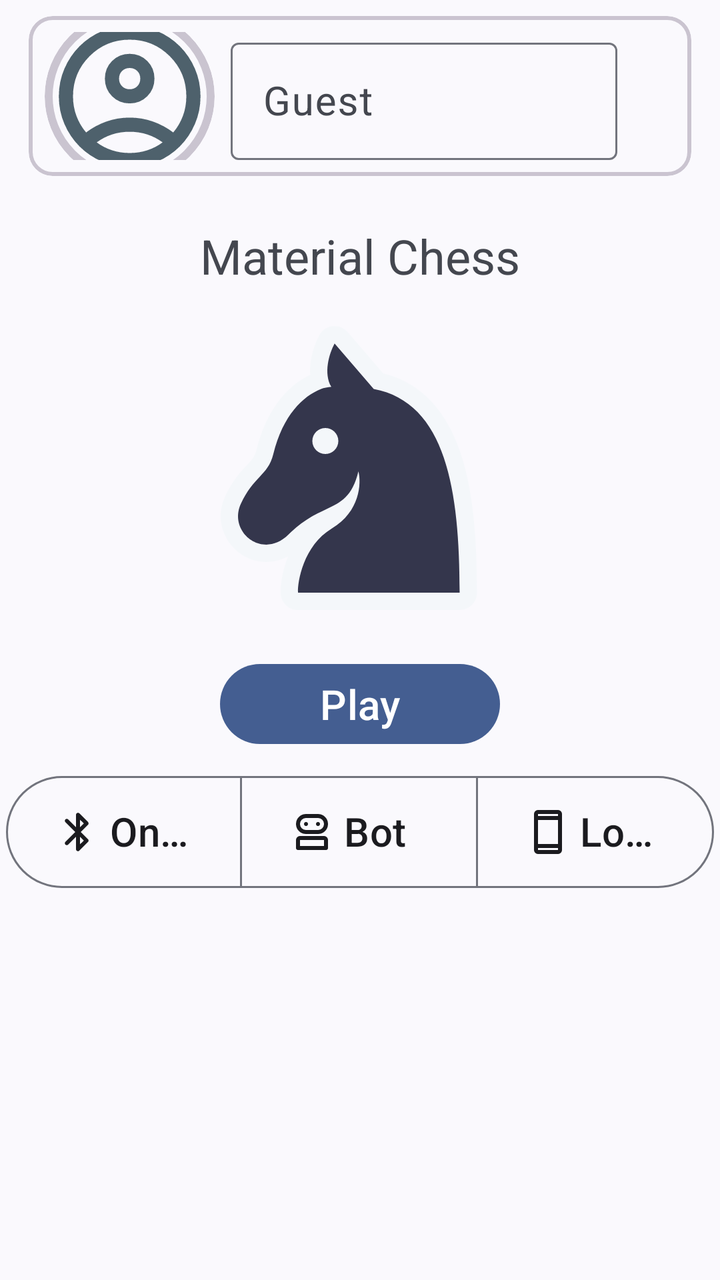
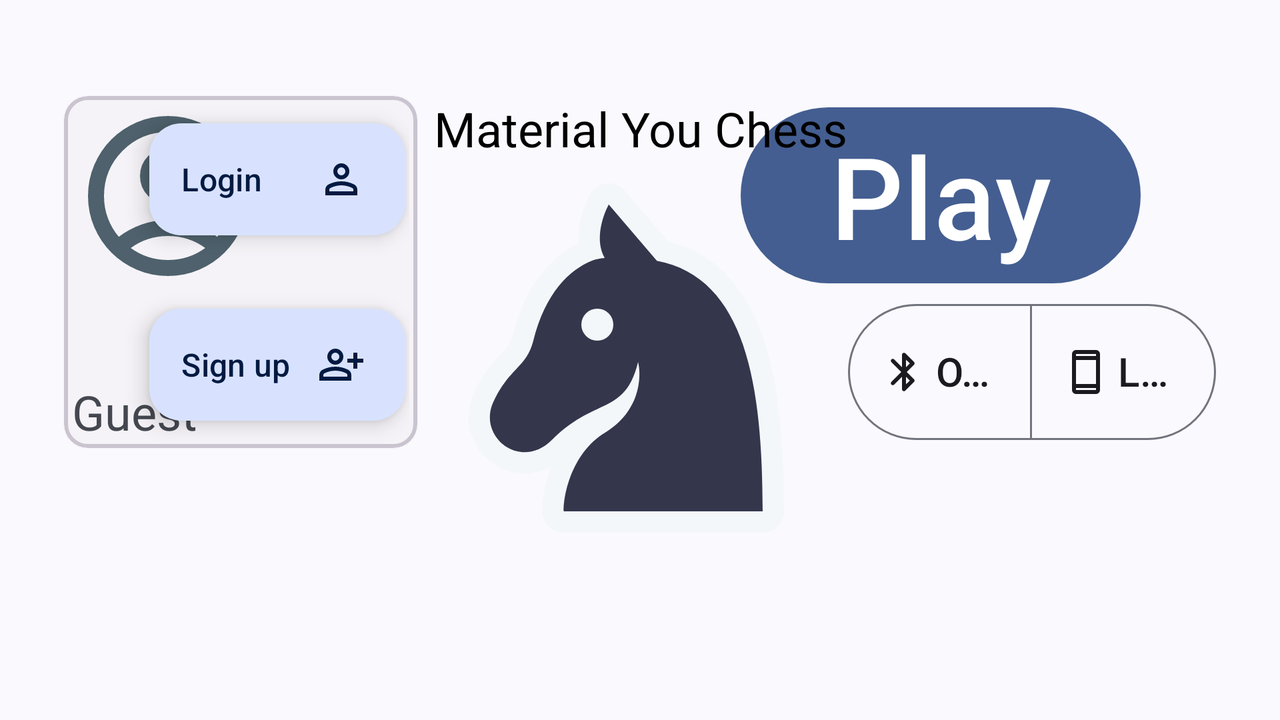

One screen, two layout resources from the same app: the default and the repository's alternative for another configuration. Each is rendered where Android would select it; the XML of both is given below.
<!-- AndroidManifest.xml: application theme Theme.Material3.DynamicColors.DayNight.NoActionBar -->
<!-- res/layout/main_activity.xml -->
<?xml version="1.0" encoding="utf-8"?>
<androidx.constraintlayout.widget.ConstraintLayout xmlns:android="http://schemas.android.com/apk/res/android"
    xmlns:app="http://schemas.android.com/apk/res-auto"
    xmlns:tools="http://schemas.android.com/tools"
    android:layout_width="match_parent"
    android:layout_height="match_parent">

    <com.google.android.material.card.MaterialCardView
        android:id="@+id/Header"
        android:layout_width="0dp"
        android:layout_height="0dp"
        android:layout_marginTop="8dp"
        android:layout_marginBottom="8dp"
        android:gravity="center_vertical"
        android:orientation="horizontal"
        app:layout_constraintBottom_toTopOf="@+id/guideline10"
        app:layout_constraintEnd_toStartOf="@+id/guideline3"
        app:layout_constraintStart_toStartOf="@+id/guideline2"
        app:layout_constraintTop_toTopOf="parent"
        app:strokeWidth="2dp">

        <LinearLayout
            android:layout_width="match_parent"
            android:layout_height="match_parent"
            android:layout_marginVertical="8dp"
            android:gravity="center_vertical"
            android:orientation="horizontal">

            <com.google.android.material.card.MaterialCardView
                android:id="@+id/MainProfilePicture"
                android:layout_width="85dp"
                android:layout_height="85dp"
                android:layout_marginHorizontal="8dp"
                android:layout_marginVertical="8dp"
                android:gravity="center"
                app:shapeAppearance="@style/ShapeAppearance.Material3.Corner.Full"
                app:strokeWidth="4dp">

                <androidx.constraintlayout.widget.ConstraintLayout
                    android:layout_width="match_parent"
                    android:layout_height="match_parent">

                    <com.google.android.material.imageview.ShapeableImageView
                        android:id="@+id/MainProfileImageView"
                        android:layout_width="match_parent"
                        android:layout_height="85dp"
                        app:layout_constraintBottom_toBottomOf="parent"
                        app:layout_constraintEnd_toEndOf="parent"
                        app:layout_constraintStart_toStartOf="parent"
                        app:layout_constraintTop_toTopOf="parent"
                        app:shapeAppearanceOverlay="@style/ShapeAppearance.Material3.Corner.Full"
                        app:srcCompat="@drawable/outline_account_circle_24" />


                </androidx.constraintlayout.widget.ConstraintLayout>
            </com.google.android.material.card.MaterialCardView>


            <androidx.constraintlayout.widget.ConstraintLayout
                android:layout_width="match_parent"
                android:layout_height="match_parent">

                <com.google.android.material.textfield.TextInputLayout
                    android:id="@+id/MainUsernameLayout"
                    android:layout_width="0dp"
                    android:layout_height="match_parent"
                    android:gravity="center_vertical"
                    android:hint="Guest"
                    app:errorEnabled="false"
                    app:layout_constraintBottom_toBottomOf="parent"
                    app:layout_constraintEnd_toStartOf="@+id/guideline17"
                    app:layout_constraintStart_toStartOf="parent"
                    app:layout_constraintTop_toTopOf="parent"
                    app:prefixText="Username">

                    <com.google.android.material.textfield.TextInputEditText
                        android:id="@+id/MainUsernameInput"
                        android:layout_width="match_parent"
                        android:layout_height="wrap_content"
                        android:inputType="textPersonName"
                        android:textSize="20sp" />

                </com.google.android.material.textfield.TextInputLayout>

                <androidx.constraintlayout.widget.Guideline
                    android:id="@+id/guideline17"
                    android:layout_width="wrap_content"
                    android:layout_height="wrap_content"
                    android:orientation="vertical"
                    app:layout_constraintGuide_percent="0.84" />
            </androidx.constraintlayout.widget.ConstraintLayout>

        </LinearLayout>
    </com.google.android.material.card.MaterialCardView>


    <com.google.android.material.button.MaterialButtonToggleGroup
        android:id="@+id/GameModeSelector"
        android:layout_width="0dp"
        android:layout_height="0dp"
        android:layout_marginHorizontal="2.85dp"
        app:layout_constraintBottom_toTopOf="@+id/guideline4"
        app:layout_constraintEnd_toEndOf="parent"
        app:layout_constraintHorizontal_bias="1.0"
        app:layout_constraintStart_toStartOf="parent"
        app:layout_constraintTop_toTopOf="@+id/guideline5"
        app:layout_constraintVertical_bias="0.0">

        <Button
            android:id="@+id/btnOnline"
            style="?attr/materialButtonOutlinedStyle"
            android:layout_width="match_parent"
            android:layout_height="match_parent"
            android:layout_weight="0.5"
            android:elegantTextHeight="true"
            android:text="Online"
            android:textAlignment="textStart"
            android:textSize="20sp"
            app:icon="@drawable/rounded_bluetooth_24"
            app:iconSize="24dp" />

        <Button
            android:id="@+id/btnBot"
            style="?attr/materialButtonOutlinedStyle"
            android:layout_width="match_parent"
            android:layout_height="match_parent"
            android:layout_weight="0.5"
            android:elegantTextHeight="true"
            android:text="Bot"
            android:textAlignment="textStart"
            android:textSize="20sp"
            app:icon="@drawable/rounded_robot_2_24"
            app:iconSize="24dp" />

        <Button
            android:id="@+id/btnLocal"
            style="?attr/materialButtonOutlinedStyle"
            android:layout_width="match_parent"
            android:layout_height="match_parent"
            android:layout_weight="0.5"
            android:elegantTextHeight="true"
            android:text="Local"
            android:textAlignment="textStart"
            android:textSize="20sp"
            app:icon="@drawable/rounded_smartphone_24"
            app:iconSize="24dp" />

    </com.google.android.material.button.MaterialButtonToggleGroup>

    <Button
        android:id="@+id/btnStartGame"
        android:layout_width="0dp"
        android:layout_height="0dp"
        android:layout_marginStart="8dp"
        android:layout_marginTop="8dp"
        android:layout_marginEnd="8dp"
        android:layout_marginBottom="8dp"
        android:autoSizeTextType="uniform"
        android:text="Play"
        app:layout_constraintBottom_toTopOf="@+id/guideline5"
        app:layout_constraintEnd_toEndOf="@+id/mChessLogo"
        app:layout_constraintStart_toStartOf="@+id/mChessLogo"
        app:layout_constraintTop_toTopOf="@+id/guideline"
        app:layout_constraintVertical_bias="0.2" />

    <androidx.constraintlayout.widget.Guideline
        android:id="@+id/guideline"
        android:layout_width="wrap_content"
        android:layout_height="wrap_content"
        android:orientation="horizontal"
        app:layout_constraintEnd_toEndOf="parent"
        app:layout_constraintGuide_percent="0.5"
        app:layout_constraintStart_toStartOf="parent" />

    <androidx.constraintlayout.widget.Guideline
        android:id="@+id/guideline5"
        android:layout_width="wrap_content"
        android:layout_height="wrap_content"
        android:orientation="horizontal"
        app:layout_constraintEnd_toEndOf="parent"
        app:layout_constraintGuide_percent="0.6"
        app:layout_constraintStart_toStartOf="parent" />

    <androidx.constraintlayout.widget.Guideline
        android:id="@+id/guideline4"
        android:layout_width="wrap_content"
        android:layout_height="wrap_content"
        android:orientation="horizontal"
        app:layout_constraintEnd_toEndOf="parent"
        app:layout_constraintGuide_percent="0.7"
        app:layout_constraintStart_toStartOf="parent" />

    <androidx.constraintlayout.widget.Guideline
        android:id="@+id/guideline2"
        android:layout_width="wrap_content"
        android:layout_height="wrap_content"
        android:orientation="vertical"
        app:layout_constraintGuide_percent="0.04" />

    <androidx.constraintlayout.widget.Guideline
        android:id="@+id/guideline3"
        android:layout_width="wrap_content"
        android:layout_height="wrap_content"
        android:orientation="vertical"
        app:layout_constraintGuide_percent="0.96" />

    <androidx.constraintlayout.widget.Guideline
        android:id="@+id/guideline10"
        android:layout_width="wrap_content"
        android:layout_height="wrap_content"
        android:orientation="horizontal"
        app:layout_constraintGuide_percent="0.15" />

    <androidx.constraintlayout.widget.Guideline
        android:id="@+id/guideline16"
        android:layout_width="wrap_content"
        android:layout_height="wrap_content"
        android:orientation="horizontal"
        app:layout_constraintGuide_percent="0.25" />

    <ImageView
        android:id="@+id/mChessLogo"
        android:layout_width="0dp"
        android:layout_height="0dp"
        android:layout_marginStart="48dp"
        android:layout_marginEnd="48dp"
        app:layout_constraintBottom_toTopOf="@+id/guideline"
        app:layout_constraintEnd_toStartOf="@+id/guideline13"
        app:layout_constraintStart_toStartOf="@+id/guideline12"
        app:layout_constraintTop_toTopOf="@+id/guideline16"
        app:srcCompat="@drawable/knight_black" />

    <androidx.constraintlayout.widget.Guideline
        android:id="@+id/guideline12"
        android:layout_width="wrap_content"
        android:layout_height="wrap_content"
        android:orientation="vertical"
        app:layout_constraintGuide_percent="0.15" />

    <androidx.constraintlayout.widget.Guideline
        android:id="@+id/guideline13"
        android:layout_width="wrap_content"
        android:layout_height="wrap_content"
        android:orientation="vertical"
        app:layout_constraintGuide_percent="0.85" />

    <TextView
        android:id="@+id/mTitle"
        android:layout_width="0dp"
        android:layout_height="0dp"
        android:layout_marginStart="32dp"
        android:layout_marginTop="8dp"
        android:layout_marginEnd="32dp"
        android:layout_marginBottom="8dp"
        android:gravity="center"
        android:text="Material Chess"
        android:textSize="24sp"
        app:layout_constraintBottom_toTopOf="@+id/guideline16"
        app:layout_constraintEnd_toStartOf="@+id/guideline13"
        app:layout_constraintStart_toStartOf="@+id/guideline12"
        app:layout_constraintTop_toTopOf="@+id/guideline10" />

</androidx.constraintlayout.widget.ConstraintLayout>
<!-- resources referenced by this layout -->
<resources>
  <!-- drawable rounded_bluetooth_24 (drawable) -->
  <vector xmlns:android="http://schemas.android.com/apk/res/android" android:height="24dp" android:tint="@color/material_dynamic_secondary40" android:viewportHeight="960" android:viewportWidth="960" android:width="24dp">
        
      <path android:fillColor="@android:color/white" android:pathData="M440,823L440,576L284,732Q273,743 256,743Q239,743 228,732Q217,721 217,704Q217,687 228,676L424,480L228,284Q217,273 217,256Q217,239 228,228Q239,217 256,217Q273,217 284,228L440,384L440,137Q440,119 452,107.5Q464,96 480,96Q488,96 495,99Q502,102 508,108L680,280Q686,286 688.5,293Q691,300 691,308Q691,316 688.5,323Q686,330 680,336L536,480L680,624Q686,630 688.5,637Q691,644 691,652Q691,660 688.5,667Q686,674 680,680L508,852Q502,858 495,861Q488,864 480,864Q464,864 452,852.5Q440,841 440,823ZM520,384L596,308L520,234L520,384ZM520,726L596,652L520,576L520,726Z"/>
      
  </vector>
  <!-- drawable rounded_robot_2_24 (drawable) -->
  <vector xmlns:android="http://schemas.android.com/apk/res/android" android:height="24dp" android:tint="@color/material_dynamic_secondary40" android:viewportHeight="960" android:viewportWidth="960" android:width="24dp">
        
      <path android:fillColor="@android:color/white" android:pathData="M200,840Q183,840 171.5,828.5Q160,817 160,800L160,640Q160,607 183.5,583.5Q207,560 240,560L720,560Q753,560 776.5,583.5Q800,607 800,640L800,800Q800,817 788.5,828.5Q777,840 760,840L200,840ZM360,520Q277,520 218.5,461.5Q160,403 160,320Q160,237 218.5,178.5Q277,120 360,120L600,120Q683,120 741.5,178.5Q800,237 800,320Q800,403 741.5,461.5Q683,520 600,520L360,520ZM240,760L720,760L720,640Q720,640 720,640Q720,640 720,640L240,640Q240,640 240,640Q240,640 240,640L240,760ZM360,440L600,440Q650,440 685,405Q720,370 720,320Q720,270 685,235Q650,200 600,200L360,200Q310,200 275,235Q240,270 240,320Q240,370 275,405Q310,440 360,440ZM360,360Q377,360 388.5,348.5Q400,337 400,320Q400,303 388.5,291.5Q377,280 360,280Q343,280 331.5,291.5Q320,303 320,320Q320,337 331.5,348.5Q343,360 360,360ZM600,360Q617,360 628.5,348.5Q640,337 640,320Q640,303 628.5,291.5Q617,280 600,280Q583,280 571.5,291.5Q560,303 560,320Q560,337 571.5,348.5Q583,360 600,360ZM480,760L480,760Q480,760 480,760Q480,760 480,760L480,760Q480,760 480,760Q480,760 480,760L480,760ZM480,320Q480,320 480,320Q480,320 480,320Q480,320 480,320Q480,320 480,320L480,320Q480,320 480,320Q480,320 480,320Q480,320 480,320Q480,320 480,320Z"/>
      
  </vector>
  <!-- drawable rounded_smartphone_24 (drawable) -->
  <vector xmlns:android="http://schemas.android.com/apk/res/android"
      android:width="24dp"
      android:height="24dp"
      android:tint="@color/material_dynamic_secondary40"
      android:viewportWidth="960"
      android:viewportHeight="960">
  
      <path
          android:fillColor="@android:color/white"
          android:pathData="M280,920Q247,920 223.5,896.5Q200,873 200,840L200,120Q200,87 223.5,63.5Q247,40 280,40L680,40Q713,40 736.5,63.5Q760,87 760,120L760,840Q760,873 736.5,896.5Q713,920 680,920L280,920ZM280,800L280,840Q280,840 280,840Q280,840 280,840L680,840Q680,840 680,840Q680,840 680,840L680,800L280,800ZM280,720L680,720L680,240L280,240L280,720ZM280,160L680,160L680,120Q680,120 680,120Q680,120 680,120L280,120Q280,120 280,120Q280,120 280,120L280,160ZM280,160L280,120Q280,120 280,120Q280,120 280,120L280,120Q280,120 280,120Q280,120 280,120L280,160ZM280,800L280,800L280,840Q280,840 280,840Q280,840 280,840L280,840Q280,840 280,840Q280,840 280,840L280,800Z" />
  
  </vector>
</resources>
<!-- res/layout-land/main_activity.xml (the repository's variant of the layout above) -->
<!-- drawn on the phone turned sideways -->
<?xml version="1.0" encoding="utf-8"?>
<androidx.constraintlayout.widget.ConstraintLayout xmlns:android="http://schemas.android.com/apk/res/android"
    xmlns:app="http://schemas.android.com/apk/res-auto"
    xmlns:tools="http://schemas.android.com/tools"
    android:layout_width="match_parent"
    android:layout_height="match_parent">

    <androidx.constraintlayout.widget.Guideline
        android:id="@+id/displayTop_MA"
        android:layout_width="wrap_content"
        android:layout_height="wrap_content"
        android:orientation="horizontal"
        app:layout_constraintGuide_begin="48dp" />

    <androidx.constraintlayout.widget.Guideline
        android:id="@+id/displayBottom_MA"
        android:layout_width="wrap_content"
        android:layout_height="wrap_content"
        android:orientation="horizontal"
        app:layout_constraintGuide_end="48dp" />

    <androidx.constraintlayout.widget.Guideline
        android:id="@+id/displayStart_MA"
        android:layout_width="wrap_content"
        android:layout_height="wrap_content"
        android:orientation="vertical"
        app:layout_constraintGuide_begin="24dp" />

    <androidx.constraintlayout.widget.Guideline
        android:id="@+id/displayEnd_MA"
        android:layout_width="wrap_content"
        android:layout_height="wrap_content"
        android:orientation="vertical"
        app:layout_constraintGuide_end="24dp" />

    <com.google.android.material.card.MaterialCardView
        android:id="@+id/UserCardView"
        style="@style/Widget.Material3.CardView.Elevated"
        android:layout_width="0dp"
        android:layout_height="0dp"
        android:layout_marginStart="8dp"
        android:layout_marginEnd="8dp"
        android:gravity="center_vertical"
        android:orientation="horizontal"
        app:layout_constraintBottom_toTopOf="@+id/guideline4"
        app:layout_constraintEnd_toStartOf="@+id/mTitlePart"
        app:layout_constraintStart_toStartOf="@+id/displayStart_MA"
        app:layout_constraintTop_toTopOf="@+id/displayTop_MA"
        app:strokeWidth="2dp">

        <androidx.constraintlayout.widget.ConstraintLayout
            android:layout_width="match_parent"
            android:layout_height="match_parent"
            android:paddingHorizontal="4dp"
            android:paddingVertical="2dp">

            <com.google.android.material.progressindicator.CircularProgressIndicator
                android:id="@+id/UserProgressIndicator"
                android:layout_width="wrap_content"
                android:layout_height="wrap_content"
                android:layout_marginStart="8dp"
                android:layout_marginTop="8dp"
                android:layout_marginEnd="8dp"
                android:layout_marginBottom="8dp"
                android:indeterminate="true"
                android:visibility="invisible"
                app:layout_constraintBottom_toBottomOf="parent"
                app:layout_constraintEnd_toEndOf="parent"
                app:layout_constraintStart_toStartOf="parent"
                app:layout_constraintTop_toTopOf="parent"
                app:showAnimationBehavior="outward" />

            <androidx.constraintlayout.widget.Guideline
                android:id="@+id/guideline24"
                android:layout_width="wrap_content"
                android:layout_height="wrap_content"
                android:orientation="vertical"
                app:layout_constraintGuide_percent="0.6" />

            <androidx.constraintlayout.widget.Guideline
                android:id="@+id/guideline25"
                android:layout_width="wrap_content"
                android:layout_height="wrap_content"
                android:orientation="vertical"
                app:layout_constraintGuide_percent="0.25" />

            <com.google.android.material.imageview.ShapeableImageView
                android:id="@+id/MainProfileImageView"
                android:layout_width="96dp"
                android:layout_height="96dp"
                android:clickable="false"
                android:scaleType="centerCrop"
                app:layout_constraintBottom_toBottomOf="parent"
                app:layout_constraintEnd_toStartOf="@+id/guideline24"
                app:layout_constraintHorizontal_bias="0.0"
                app:layout_constraintStart_toStartOf="parent"
                app:layout_constraintTop_toTopOf="parent"
                app:layout_constraintVertical_bias="0.0"
                app:shapeAppearance="@style/ShapeAppearance.Material3.Corner.Full"
                app:shapeAppearanceOverlay="@style/ShapeAppearance.Material3.Corner.Full"
                app:srcCompat="@drawable/outline_account_circle_24" />

            <TextView
                android:id="@+id/MainUsername"
                android:layout_width="0dp"
                android:layout_height="0dp"
                android:layout_weight="1"
                android:gravity="bottom"
                android:text="Guest"
                android:textSize="24sp"
                app:layout_constraintBottom_toBottomOf="parent"
                app:layout_constraintEnd_toStartOf="@+id/guideline24"
                app:layout_constraintStart_toStartOf="parent"
                app:layout_constraintTop_toTopOf="@+id/guideline11" />

            <androidx.constraintlayout.widget.Guideline
                android:id="@+id/guideline17"
                android:layout_width="wrap_content"
                android:layout_height="wrap_content"
                android:orientation="vertical"
                app:layout_constraintGuide_percent="0.84" />

            <androidx.constraintlayout.widget.Guideline
                android:id="@+id/guideline8"
                android:layout_width="wrap_content"
                android:layout_height="wrap_content"
                android:orientation="vertical"
                app:layout_constraintGuide_percent="0.76" />

            <androidx.constraintlayout.widget.Guideline
                android:id="@+id/guideline11"
                android:layout_width="wrap_content"
                android:layout_height="wrap_content"
                android:orientation="horizontal"
                app:layout_constraintGuide_percent="0.67" />

            <com.google.android.material.floatingactionbutton.ExtendedFloatingActionButton
                android:id="@+id/profileAction1"
                android:layout_width="128dp"
                android:layout_height="wrap_content"
                android:autoSizeMaxTextSize="16sp"
                android:autoSizeTextType="uniform"
                android:clickable="true"
                android:text="Login"
                android:textAlignment="textStart"
                app:backgroundTint="@color/m3_fab_efab_background_color_selector"
                app:icon="@drawable/outline_person"
                app:iconGravity="end"
                app:layout_constraintBottom_toBottomOf="parent"
                app:layout_constraintEnd_toEndOf="parent"
                app:layout_constraintHorizontal_bias="0.95"
                app:layout_constraintStart_toStartOf="parent"
                app:layout_constraintTop_toTopOf="parent"
                app:layout_constraintVertical_bias="0.100000024"
                tools:ignore="SpeakableTextPresentCheck,SpeakableTextPresentCheck" />

            <com.google.android.material.floatingactionbutton.ExtendedFloatingActionButton
                android:id="@+id/profileAction2"
                android:layout_width="128dp"
                android:layout_height="wrap_content"
                android:autoSizeMaxTextSize="16sp"
                android:autoSizeTextType="uniform"
                android:clickable="true"
                android:text="Sign up"
                android:textAlignment="textStart"
                app:backgroundTint="@color/m3_fab_efab_background_color_selector"
                app:icon="@drawable/outline_person_add"
                app:iconGravity="end"
                app:layout_constraintBottom_toBottomOf="parent"
                app:layout_constraintEnd_toEndOf="parent"
                app:layout_constraintHorizontal_bias="0.95"
                app:layout_constraintStart_toStartOf="parent"
                app:layout_constraintTop_toTopOf="parent"
                app:layout_constraintVertical_bias="0.9"
                tools:ignore="SpeakableTextPresentCheck,SpeakableTextPresentCheck" />
        </androidx.constraintlayout.widget.ConstraintLayout>
    </com.google.android.material.card.MaterialCardView>

    <com.google.android.material.button.MaterialButtonToggleGroup
        android:id="@+id/GameModeSelector"
        android:layout_width="0dp"
        android:layout_height="0dp"
        android:layout_marginStart="8dp"
        android:layout_marginEnd="8dp"
        android:gravity="center_horizontal|center_vertical"
        android:orientation="horizontal"
        android:weightSum="10"
        app:layout_constraintBottom_toTopOf="@+id/guideline4"
        app:layout_constraintEnd_toStartOf="@+id/displayEnd_MA"
        app:layout_constraintStart_toEndOf="@+id/mChessLogo"
        app:layout_constraintTop_toTopOf="@+id/guideline14"
        app:selectionRequired="true"
        app:singleSelection="true">

        <Button
            android:id="@+id/btnOnline"
            style="?attr/materialButtonOutlinedStyle"
            android:layout_width="match_parent"
            android:layout_height="match_parent"
            android:layout_weight="5"
            android:elegantTextHeight="true"
            android:paddingLeft="16dp"
            android:paddingRight="16dp"
            android:text="Online"
            android:textAlignment="textStart"
            android:textSize="20sp"
            app:icon="@drawable/rounded_bluetooth_24"
            app:iconSize="24dp" />

        <Button
            android:id="@+id/btnLocal"
            style="?attr/materialButtonOutlinedStyle"
            android:layout_width="match_parent"
            android:layout_height="match_parent"
            android:layout_weight="5"
            android:elegantTextHeight="true"
            android:paddingLeft="16dp"
            android:paddingRight="16dp"
            android:text="Local"
            android:textAlignment="textStart"
            android:textSize="20sp"
            app:icon="@drawable/rounded_smartphone_24"
            app:iconSize="24dp" />
    </com.google.android.material.button.MaterialButtonToggleGroup>

    <Button
        android:id="@+id/btnStartGame"
        android:layout_width="200dp"
        android:layout_height="96dp"
        android:layout_marginStart="8dp"
        android:layout_marginEnd="8dp"
        android:autoSizeTextType="uniform"
        android:text="Play"
        app:layout_constraintBottom_toTopOf="@+id/GameModeSelector"
        app:layout_constraintEnd_toStartOf="@+id/displayEnd_MA"
        app:layout_constraintHorizontal_bias="0.9"
        app:layout_constraintStart_toStartOf="@+id/displayStart_MA"
        app:layout_constraintTop_toTopOf="@+id/displayTop_MA"
        app:layout_constraintVertical_bias="0.4" />

    <androidx.constraintlayout.widget.Guideline
        android:id="@+id/guideline4"
        android:layout_width="wrap_content"
        android:layout_height="wrap_content"
        android:orientation="horizontal"
        app:layout_constraintGuide_end="136dp" />

    <androidx.constraintlayout.widget.Guideline
        android:id="@+id/guideline14"
        android:layout_width="wrap_content"
        android:layout_height="wrap_content"
        android:orientation="horizontal"
        app:layout_constraintGuide_end="212dp" />

    <ImageView
        android:id="@+id/mChessLogo"
        android:layout_width="192dp"
        android:layout_height="192dp"
        app:layout_constraintBottom_toTopOf="@+id/displayBottom_MA"
        app:layout_constraintEnd_toEndOf="@+id/mTitlePart"
        app:layout_constraintStart_toStartOf="@+id/mTitlePart"
        app:layout_constraintTop_toBottomOf="@+id/mTitlePart"
        app:layout_constraintVertical_bias="0.25"
        app:srcCompat="@drawable/knight_black" />

    <TextView
        android:id="@+id/mTitlePart"
        android:layout_width="wrap_content"
        android:layout_height="wrap_content"
        android:gravity="center"
        android:text="@string/app_title"
        android:textSize="24sp"
        app:layout_constraintEnd_toEndOf="parent"
        app:layout_constraintStart_toStartOf="parent"
        app:layout_constraintTop_toTopOf="@+id/displayTop_MA" />

</androidx.constraintlayout.widget.ConstraintLayout>
<!-- resources referenced by the variant -->
<!-- as the phone turned sideways resolves them -->
<resources>
  <!-- drawable outline_person (drawable) -->
  <vector xmlns:android="http://schemas.android.com/apk/res/android"
      android:width="24dp"
      android:height="24dp"
      android:viewportWidth="960"
      android:viewportHeight="960">
      <path
          android:fillColor="?attr/colorControlNormal"
          android:pathData="M480,480Q414,480 367,433Q320,386 320,320Q320,254 367,207Q414,160 480,160Q546,160 593,207Q640,254 640,320Q640,386 593,433Q546,480 480,480ZM160,800L160,688Q160,654 177.5,625.5Q195,597 224,582Q286,551 350,535.5Q414,520 480,520Q546,520 610,535.5Q674,551 736,582Q765,597 782.5,625.5Q800,654 800,688L800,800L160,800ZM240,720L720,720L720,688Q720,677 714.5,668Q709,659 700,654Q646,627 591,613.5Q536,600 480,600Q424,600 369,613.5Q314,627 260,654Q251,659 245.5,668Q240,677 240,688L240,720ZM480,400Q513,400 536.5,376.5Q560,353 560,320Q560,287 536.5,263.5Q513,240 480,240Q447,240 423.5,263.5Q400,287 400,320Q400,353 423.5,376.5Q447,400 480,400ZM480,320Q480,320 480,320Q480,320 480,320Q480,320 480,320Q480,320 480,320Q480,320 480,320Q480,320 480,320Q480,320 480,320Q480,320 480,320ZM480,720L480,720Q480,720 480,720Q480,720 480,720Q480,720 480,720Q480,720 480,720Q480,720 480,720Q480,720 480,720Q480,720 480,720Q480,720 480,720L480,720Z"/>
  </vector>
  <!-- drawable rounded_bluetooth_24 (drawable) -->
  <vector xmlns:android="http://schemas.android.com/apk/res/android" android:height="24dp" android:tint="@color/material_dynamic_secondary40" android:viewportHeight="960" android:viewportWidth="960" android:width="24dp">
        
      <path android:fillColor="@android:color/white" android:pathData="M440,823L440,576L284,732Q273,743 256,743Q239,743 228,732Q217,721 217,704Q217,687 228,676L424,480L228,284Q217,273 217,256Q217,239 228,228Q239,217 256,217Q273,217 284,228L440,384L440,137Q440,119 452,107.5Q464,96 480,96Q488,96 495,99Q502,102 508,108L680,280Q686,286 688.5,293Q691,300 691,308Q691,316 688.5,323Q686,330 680,336L536,480L680,624Q686,630 688.5,637Q691,644 691,652Q691,660 688.5,667Q686,674 680,680L508,852Q502,858 495,861Q488,864 480,864Q464,864 452,852.5Q440,841 440,823ZM520,384L596,308L520,234L520,384ZM520,726L596,652L520,576L520,726Z"/>
      
  </vector>
  <!-- drawable rounded_smartphone_24 (drawable) -->
  <vector xmlns:android="http://schemas.android.com/apk/res/android"
      android:width="24dp"
      android:height="24dp"
      android:tint="@color/material_dynamic_secondary40"
      android:viewportWidth="960"
      android:viewportHeight="960">
  
      <path
          android:fillColor="@android:color/white"
          android:pathData="M280,920Q247,920 223.5,896.5Q200,873 200,840L200,120Q200,87 223.5,63.5Q247,40 280,40L680,40Q713,40 736.5,63.5Q760,87 760,120L760,840Q760,873 736.5,896.5Q713,920 680,920L280,920ZM280,800L280,840Q280,840 280,840Q280,840 280,840L680,840Q680,840 680,840Q680,840 680,840L680,800L280,800ZM280,720L680,720L680,240L280,240L280,720ZM280,160L680,160L680,120Q680,120 680,120Q680,120 680,120L280,120Q280,120 280,120Q280,120 280,120L280,160ZM280,160L280,120Q280,120 280,120Q280,120 280,120L280,120Q280,120 280,120Q280,120 280,120L280,160ZM280,800L280,800L280,840Q280,840 280,840Q280,840 280,840L280,840Q280,840 280,840Q280,840 280,840L280,800Z" />
  
  </vector>
  <string name="app_title"><font color="?attr/colorTertiary">Material </font><font color="?attr/colorPrimary">"You </font><font color="?attr/colorSecondary">Chess</font></string>
</resources>
